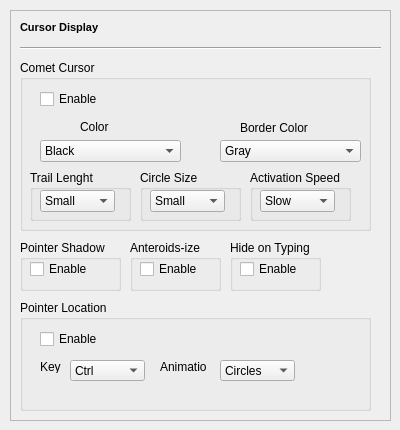
   <widget class="QWidget" name="tab_6">
    <attribute name="title">
     <string>Cursor Display</string>
    </attribute>
    <widget class="QFrame" name="frame_7">
     <property name="geometry">
      <rect>
       <x>10</x>
       <y>10</y>
       <width>381</width>
       <height>411</height>
      </rect>
     </property>
     <property name="frameShape">
      <enum>QFrame::StyledPanel</enum>
     </property>
     <property name="frameShadow">
      <enum>QFrame::Sunken</enum>
     </property>
     <widget class="QLabel" name="label_24">
      <property name="geometry">
       <rect>
        <x>10</x>
        <y>10</y>
        <width>101</width>
        <height>16</height>
       </rect>
      </property>
      <property name="text">
       <string>&lt;!DOCTYPE HTML PUBLIC &quot;-//W3C//DTD HTML 4.0//EN&quot; &quot;http://www.w3.org/TR/REC-html40/strict.dtd&quot;&gt;
&lt;html&gt;&lt;head&gt;&lt;meta name=&quot;qrichtext&quot; content=&quot;1&quot; /&gt;&lt;style type=&quot;text/css&quot;&gt;
p, li { white-space: pre-wrap; }
&lt;/style&gt;&lt;/head&gt;&lt;body style=&quot; font-family:'MS Shell Dlg 2'; font-size:8.25pt; font-weight:400; font-style:normal;&quot;&gt;
&lt;p style=&quot; margin-top:0px; margin-bottom:0px; margin-left:0px; margin-right:0px; -qt-block-indent:0; text-indent:0px;&quot;&gt;&lt;span style=&quot; font-size:8pt; font-weight:600;&quot;&gt;Cursor Display&lt;/span&gt;&lt;/p&gt;&lt;/body&gt;&lt;/html&gt;</string>
      </property>
     </widget>
     <widget class="Line" name="line_7">
      <property name="geometry">
       <rect>
        <x>10</x>
        <y>30</y>
        <width>361</width>
        <height>16</height>
       </rect>
      </property>
      <property name="orientation">
       <enum>Qt::Horizontal</enum>
      </property>
     </widget>
     <widget class="QGroupBox" name="groupBox_11">
      <property name="geometry">
       <rect>
        <x>10</x>
        <y>50</y>
        <width>351</width>
        <height>171</height>
       </rect>
      </property>
      <property name="title">
       <string>Comet Cursor</string>
      </property>
      <widget class="QCheckBox" name="checkBox_5">
       <property name="geometry">
        <rect>
         <x>20</x>
         <y>30</y>
         <width>201</width>
         <height>18</height>
        </rect>
       </property>
       <property name="text">
        <string>Enable</string>
       </property>
      </widget>
      <widget class="QLabel" name="label_25">
       <property name="geometry">
        <rect>
         <x>60</x>
         <y>60</y>
         <width>46</width>
         <height>13</height>
        </rect>
       </property>
       <property name="text">
        <string>Color</string>
       </property>
      </widget>
      <widget class="QLabel" name="label_26">
       <property name="geometry">
        <rect>
         <x>220</x>
         <y>60</y>
         <width>71</width>
         <height>16</height>
        </rect>
       </property>
       <property name="text">
        <string>Border Color</string>
       </property>
      </widget>
      <widget class="QGroupBox" name="groupBox_13">
       <property name="geometry">
        <rect>
         <x>10</x>
         <y>110</y>
         <width>101</width>
         <height>51</height>
        </rect>
       </property>
       <property name="title">
        <string>Trail Lenght</string>
       </property>
       <widget class="QComboBox" name="comboBox_5">
        <property name="geometry">
         <rect>
          <x>10</x>
          <y>20</y>
          <width>75</width>
          <height>22</height>
         </rect>
        </property>
        <item>
         <property name="text">
          <string>Small</string>
         </property>
        </item>
       </widget>
      </widget>
      <widget class="QGroupBox" name="groupBox_14">
       <property name="geometry">
        <rect>
         <x>120</x>
         <y>110</y>
         <width>101</width>
         <height>51</height>
        </rect>
       </property>
       <property name="title">
        <string>Circle Size</string>
       </property>
       <widget class="QComboBox" name="comboBox_6">
        <property name="geometry">
         <rect>
          <x>10</x>
          <y>20</y>
          <width>75</width>
          <height>22</height>
         </rect>
        </property>
        <item>
         <property name="text">
          <string>Small</string>
         </property>
        </item>
        <item>
         <property name="text">
          <string>Medium</string>
         </property>
        </item>
        <item>
         <property name="text">
          <string>Large</string>
         </property>
        </item>
       </widget>
      </widget>
      <widget class="QGroupBox" name="groupBox_15">
       <property name="geometry">
        <rect>
         <x>230</x>
         <y>110</y>
         <width>101</width>
         <height>51</height>
        </rect>
       </property>
       <property name="title">
        <string>Activation Speed</string>
       </property>
       <widget class="QComboBox" name="comboBox_7">
        <property name="geometry">
         <rect>
          <x>10</x>
          <y>20</y>
          <width>75</width>
          <height>22</height>
         </rect>
        </property>
        <item>
         <property name="text">
          <string>Slow</string>
         </property>
        </item>
        <item>
         <property name="text">
          <string>Medium</string>
         </property>
        </item>
        <item>
         <property name="text">
          <string>Fast</string>
         </property>
        </item>
       </widget>
      </widget>
      <widget class="QComboBox" name="comboBox_8">
       <property name="geometry">
        <rect>
         <x>20</x>
         <y>80</y>
         <width>141</width>
         <height>22</height>
        </rect>
       </property>
       <item>
        <property name="text">
         <string>Black</string>
        </property>
       </item>
      </widget>
      <widget class="QComboBox" name="comboBox_9">
       <property name="geometry">
        <rect>
         <x>200</x>
         <y>80</y>
         <width>141</width>
         <height>22</height>
        </rect>
       </property>
       <item>
        <property name="text">
         <string>Gray</string>
        </property>
       </item>
      </widget>
     </widget>
     <widget class="QGroupBox" name="groupBox_16">
      <property name="geometry">
       <rect>
        <x>10</x>
        <y>230</y>
        <width>101</width>
        <height>51</height>
       </rect>
      </property>
      <property name="title">
       <string>Pointer Shadow</string>
      </property>
      <widget class="QCheckBox" name="checkBox_19">
       <property name="geometry">
        <rect>
         <x>10</x>
         <y>20</y>
         <width>81</width>
         <height>18</height>
        </rect>
       </property>
       <property name="text">
        <string>Enable</string>
       </property>
      </widget>
     </widget>
     <widget class="QGroupBox" name="groupBox_25">
      <property name="geometry">
       <rect>
        <x>10</x>
        <y>290</y>
        <width>351</width>
        <height>111</height>
       </rect>
      </property>
      <property name="title">
       <string>Pointer Location</string>
      </property>
      <widget class="QCheckBox" name="checkBox_20">
       <property name="geometry">
        <rect>
         <x>20</x>
         <y>30</y>
         <width>201</width>
         <height>18</height>
        </rect>
       </property>
       <property name="text">
        <string>Enable</string>
       </property>
      </widget>
      <widget class="QComboBox" name="comboBox_13">
       <property name="geometry">
        <rect>
         <x>200</x>
         <y>60</y>
         <width>75</width>
         <height>21</height>
        </rect>
       </property>
       <item>
        <property name="text">
         <string>Circles</string>
        </property>
       </item>
       <item>
        <property name="text">
         <string>Squares</string>
        </property>
       </item>
       <item>
        <property name="text">
         <string>Stars</string>
        </property>
       </item>
      </widget>
      <widget class="QLabel" name="label_43">
       <property name="geometry">
        <rect>
         <x>20</x>
         <y>60</y>
         <width>46</width>
         <height>13</height>
        </rect>
       </property>
       <property name="text">
        <string>Key</string>
       </property>
      </widget>
      <widget class="QLabel" name="label_44">
       <property name="geometry">
        <rect>
         <x>140</x>
         <y>60</y>
         <width>46</width>
         <height>13</height>
        </rect>
       </property>
       <property name="text">
        <string>Animation:</string>
       </property>
      </widget>
      <widget class="QComboBox" name="comboBox_14">
       <property name="geometry">
        <rect>
         <x>50</x>
         <y>60</y>
         <width>75</width>
         <height>21</height>
        </rect>
       </property>
       <item>
        <property name="text">
         <string>Ctrl</string>
        </property>
       </item>
      </widget>
     </widget>
     <widget class="QGroupBox" name="groupBox_26">
      <property name="geometry">
       <rect>
        <x>120</x>
        <y>230</y>
        <width>91</width>
        <height>51</height>
       </rect>
      </property>
      <property name="title">
       <string>Anteroids-ize</string>
      </property>
      <widget class="QCheckBox" name="checkBox_23">
       <property name="geometry">
        <rect>
         <x>10</x>
         <y>20</y>
         <width>81</width>
         <height>18</height>
        </rect>
       </property>
       <property name="text">
        <string>Enable</string>
       </property>
      </widget>
     </widget>
     <widget class="QGroupBox" name="groupBox_27">
      <property name="geometry">
       <rect>
        <x>220</x>
        <y>230</y>
        <width>91</width>
        <height>51</height>
       </rect>
      </property>
      <property name="title">
       <string>Hide on Typing</string>
      </property>
      <widget class="QCheckBox" name="checkBox_24">
       <property name="geometry">
        <rect>
         <x>10</x>
         <y>20</y>
         <width>81</width>
         <height>18</height>
        </rect>
       </property>
       <property name="text">
        <string>Enable</string>
       </property>
      </widget>
     </widget>
    </widget>
   </widget>
